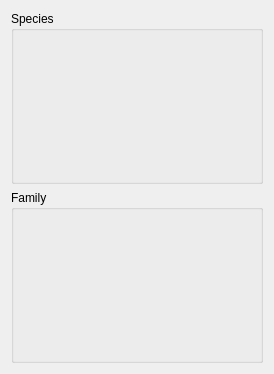
<?xml version="1.0" encoding="UTF-8"?>
<ui version="4.0">
 <class>DataForm</class>
 <widget class="QWidget" name="DataForm">
  <property name="geometry">
   <rect>
    <x>0</x>
    <y>0</y>
    <width>274</width>
    <height>374</height>
   </rect>
  </property>
  <property name="windowTitle">
   <string>Form</string>
  </property>
  <layout class="QVBoxLayout" name="verticalLayout">
   <item>
    <widget class="QGroupBox" name="sppGroupBox">
     <property name="title">
      <string>Species</string>
     </property>
    </widget>
   </item>
   <item>
    <widget class="QGroupBox" name="familyGroupBox">
     <property name="title">
      <string>Family</string>
     </property>
    </widget>
   </item>
  </layout>
 </widget>
 <resources/>
 <connections/>
</ui>
